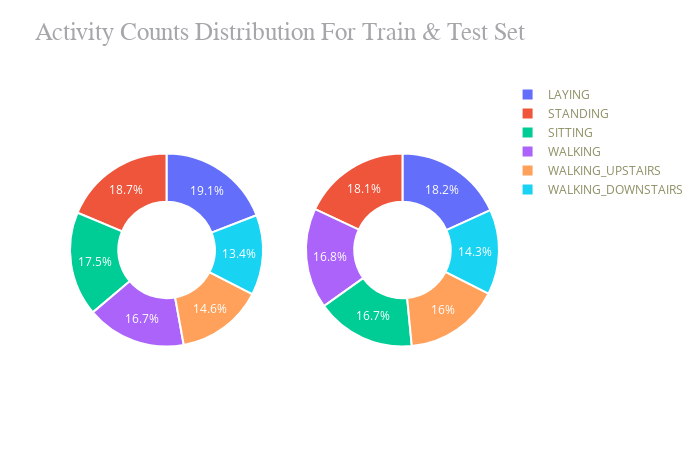

Source (notebook cell):
### Code cell
label_counts_for_train = train['Activity'].value_counts()
colors = px.colors.qualitative.Plotly

label_counts_for_test = test['Activity'].value_counts()


fig = make_subplots(rows=1, cols=2, specs=[[{'type':'domain'},{'type':'domain'}]])
fig.add_trace(go.Pie(hole=0.5, labels=label_counts_for_train.index, values=label_counts_for_train.values, name="Train Set"), 1, 1)
fig.add_trace(go.Pie(hole=0.5, labels=label_counts_for_test.index, values=label_counts_for_test.values, name="Test Set"), 1, 2)

fig.update_layout(
    height=450, width=700,
    title = 'Activity Counts Distribution For Train & Test Set',
    xaxis = dict(title = 'Activity', tickangle=0, showgrid=False),
    yaxis = dict(title = 'Count', showgrid=False),
    plot_bgcolor='#ffffff', paper_bgcolor='#ffffff',
    title_font=dict(size=25, color='#a5a7ab', family='verdana'),
    margin=dict(t=80, b=30, l=70, r=40),
    font=dict(color='#8c8f63'))
# graph = go.Figure(data=[graph], layout = layout)
fig.update_traces(textfont=dict(color='#fff'), marker=dict(line=dict(color='#ffffff', width=2)))
fig.show()

### Figure 1 — Plotly figure (JSON) as saved in the notebook; plotly's stock layout.template omitted (floating-point values rounded to 4 significant figures)
{"data": [{"domain": {"x": [0, 0.45], "y": [0, 1]}, "hole": 0.5, "labels": ["LAYING", "STANDING", "SITTING", "WALKING", "WALKING_UPSTAIRS", "WALKING_DOWNSTAIRS"], "marker": {"line": {"color": "#ffffff", "width": 2}}, "name": "Train Set", "textfont": {"color": "#fff"}, "type": "pie", "values": [1407, 1374, 1286, 1226, 1073, 986]}, {"domain": {"x": [0.55, 1], "y": [0, 1]}, "hole": 0.5, "labels": ["LAYING", "STANDING", "WALKING", "SITTING", "WALKING_UPSTAIRS", "WALKING_DOWNSTAIRS"], "marker": {"line": {"color": "#ffffff", "width": 2}}, "name": "Test Set", "textfont": {"color": "#fff"}, "type": "pie", "values": [537, 532, 496, 491, 471, 420]}], "layout": {"font": {"color": "#8c8f63"}, "height": 450, "margin": {"b": 30, "l": 70, "r": 40, "t": 80}, "paper_bgcolor": "#ffffff", "plot_bgcolor": "#ffffff", "title": {"font": {"color": "#a5a7ab", "family": "verdana", "size": 25}, "text": "Activity Counts Distribution For Train & Test Set"}, "width": 700, "xaxis": {"showgrid": false, "tickangle": 0, "title": {"text": "Activity"}}, "yaxis": {"showgrid": false, "title": {"text": "Count"}}}}
